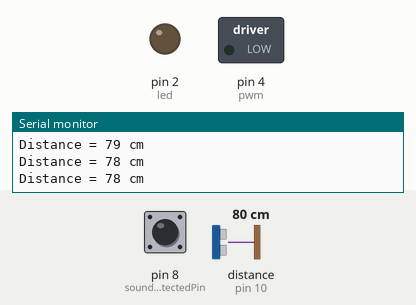
Bench run of a sketch on a simulated Arduino Uno, built with avr-gcc and run on an emulated ATmega328P. On the bench: switched loads named in the sketch (green lamp = pin HIGH), output pins drawn as LEDs (lit = HIGH), the last lines printed to the serial monitor. Wiring (inferred from the names in the program): ultrasonic range finder: trigger pin 9; echo pin 10. The test bench sets the inputs (shaded band); at power-on: pin 8 (soundDetectedPin) HIGH, distance to the obstacle (sensor on pin 10) 80 cm. The echo pulse lasts 58.3 µs per cm; pins used as bus, display or sensor lines are not drawn.

Above: at 1.2 s.
1.3 s: pin 8 (soundDetectedPin) driven LOW
At 1.77 s:
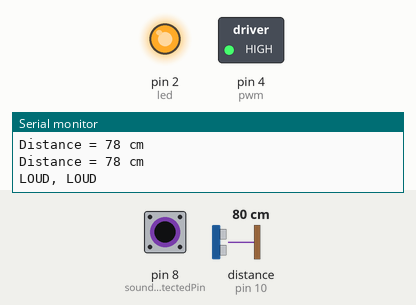
3.4 s: distance to the obstacle (sensor on pin 10) set to 13 cm
4.9 s: distance to the obstacle (sensor on pin 10) set to 10 cm
At 5.4 s:
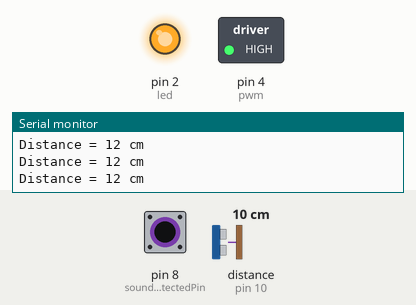
6.6 s: distance to the obstacle (sensor on pin 10) set to 18 cm
At 8.4 s:
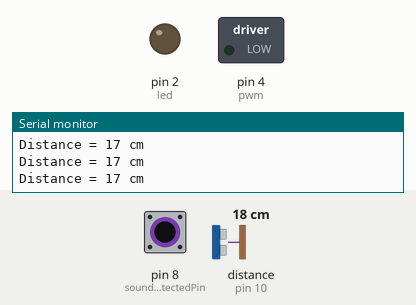
10.7 s: pin 8 (soundDetectedPin) pulsed LOW 5 times (0.12 s each, 0.3 s apart)
At 11.82 s:
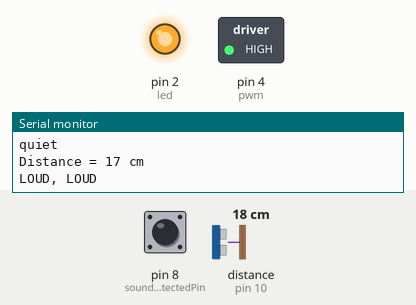
Timing chart, 0 to 13.7 s (numbered marks = the images above; inputs shaded):
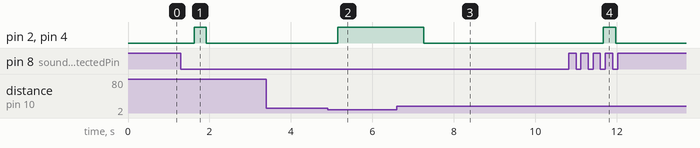

The sketch:

hope3.0.ino
```cpp
//microphone
  int soundDetectedPin = 8; // Use Pin 10 as our Input
  int soundDetectedVal = HIGH; // This is where we record our Sound Measurement
  boolean bAlarm = false;

  unsigned long lastSoundDetectTime; // Record the time that we measured a sound

  int soundAlarmTime = 500; // Number of milli seconds to keep the sound alarm high

//led
  const int led = 2;

//motor
  const int pwm = 4 ;
  const int in_1 = 8 ;
  const int in_2 = 9 ;

//proximity sensor
  int TriggerPin = 9;      //Trig pin
  int EchoPin = 10;        //Echo pin
  long Duration = 1;

  long safetyDuration;
  int distance;
  int safetyDistance;


void setup ()
{
  Serial.begin(9600);
  pinMode (soundDetectedPin, INPUT) ; // input from the Sound Detection Module

  //led
  pinMode(led, OUTPUT);

  //motor
   pinMode(pwm,OUTPUT) ; //we have to set PWM pin as output

  //proximity sensor
  pinMode(TriggerPin,OUTPUT);  // Trigger is an output pin
  pinMode(EchoPin,INPUT);      // Echo is an input pin

}


void loop ()
{
  //microphone
  soundDetectedVal = digitalRead (soundDetectedPin) ; // read the sound alarm time


  if (soundDetectedVal == LOW) // If we hear a sound
  {

    lastSoundDetectTime = millis(); // record the time of the sound alarm
    // The following is so you don't scroll on the output screen
    if (!bAlarm){
      Serial.println("LOUD, LOUD");
      bAlarm = true;
      digitalWrite(led, HIGH);

    //For Clock wise motion , in_1 = High , in_2 = Low
   digitalWrite(in_1,HIGH) ;
   digitalWrite(in_2,LOW) ;
   analogWrite(pwm,255) ;
   /* setting pwm of the motor to 255 we can change the speed of rotation
   by changing pwm input but we are only using arduino so we are using highest
   value to driver the motor */
   //Clockwise for 3 secs
   delay(300) ;
   //For brake
   digitalWrite(in_1,LOW) ;
   analogWrite(pwm,100) ;

    }
  }
  else
  {
    if( (millis()-lastSoundDetectTime) > soundAlarmTime  &&  bAlarm){
      Serial.println("quiet");
      bAlarm = false;
      digitalWrite(led, LOW);
      analogWrite(pwm,0) ;

    }
  }


//  // put your main code here, to run repeatedly:
  digitalWrite(TriggerPin, LOW);
  delayMicroseconds(2);
  digitalWrite(TriggerPin, HIGH);          // Trigger pin to HIGH
  delayMicroseconds(10);                   // 10us high
  digitalWrite(TriggerPin, LOW);           // Trigger pin to HIGH

  Duration = pulseIn(EchoPin,HIGH);        // Waits for the echo pin to get high
                                           // returns the Duration in microseconds
  long Distance_cm = Distance(Duration);   // Use function to calculate the distance

  safetyDistance = Distance_cm;

  if (safetyDistance <= 10){
    digitalWrite(led, HIGH);   //light turning on cuz of proximity
        //For Clock wise motion , in_1 = High , in_2 = Low
   digitalWrite(in_1,HIGH) ;
   digitalWrite(in_2,LOW) ;
   analogWrite(pwm,255) ;
   /* setting pwm of the motor to 255 we can change the speed of rotation
   by changing pwm input but we are only using arduino so we are using highest
   value to driver the motor */
   //Clockwise for 3 secs
   delay(300) ;
   //For brake
   digitalWrite(in_1,LOW) ;
  }
  else{
    digitalWrite(led, LOW);
    analogWrite(pwm,0) ;
  }

  Serial.print("Distance = ");             // Output to serial
  Serial.print(Distance_cm);
  Serial.println(" cm");
  delay(400);                             // Wait to do next measurement
}


long Distance(long time)
{
  long DistanceCalc;                      // Calculation variable

  DistanceCalc = ((time * 0.034) / 2);     // Actual calculation in cm
    //DistanceCalc = time / 74 / 2;         // Actual calculation in inches
  return DistanceCalc;                    // return calculated value
}
```

Measured:
- after the input at 1.3 s, pin 2 (led): LOW → HIGH after 0.32 s, → LOW 0.31 s later; pin 4 (pwm): LOW → HIGH after 0.32 s, → LOW 0.30 s later
- after the input at 4.9 s, pin 2 (led), pin 4 (pwm): LOW → HIGH after 0.25 s
- after the input at 6.6 s, pin 2 (led), pin 4 (pwm): HIGH → LOW after 0.66 s
- after the input at 10.7 s, pin 2 (led), pin 4 (pwm): LOW → HIGH after 0.97 s, → LOW 0.30 s later
